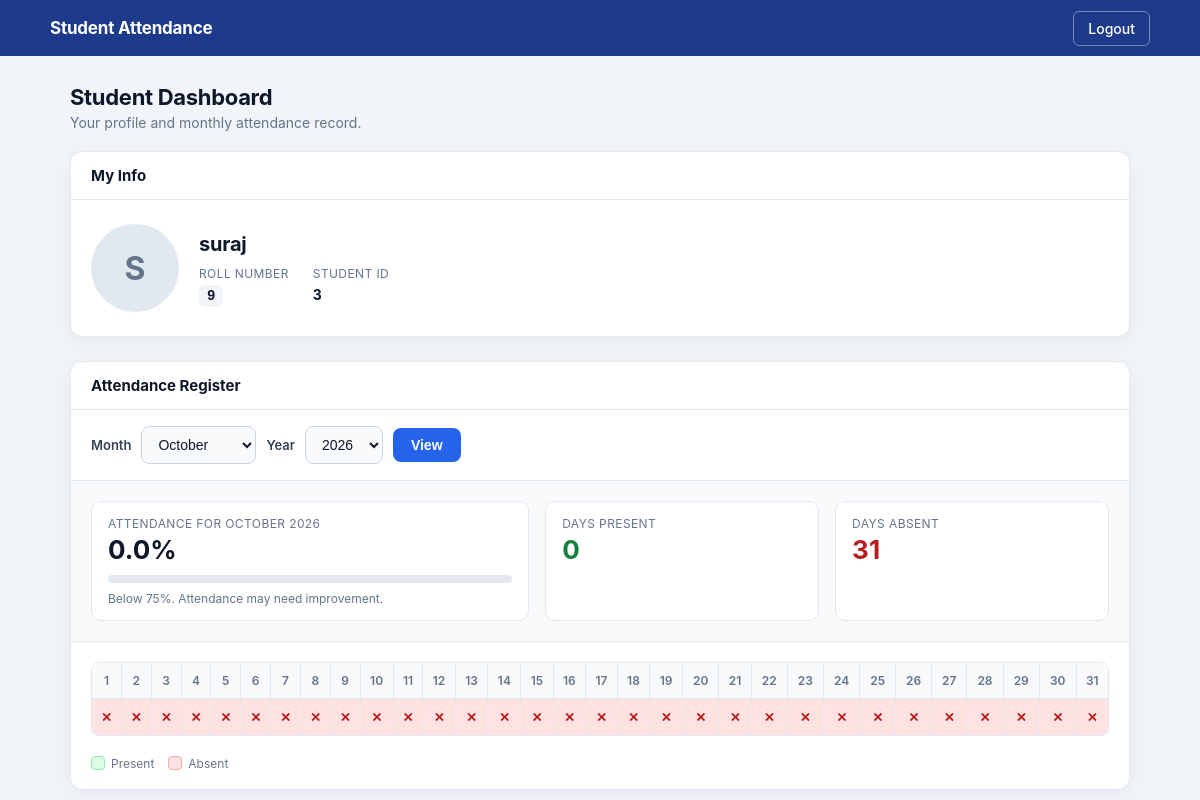
Page /student (signed in) on the committed database.
### tables this page shows
CREATE TABLE students (
                id INTEGER PRIMARY KEY AUTOINCREMENT,
                name TEXT NOT NULL,
                roll_number TEXT NOT NULL UNIQUE,
                photo_path TEXT
            );

### app.py (the view)
@app.route("/student")
@login_required("student")
def student():
    student_id = session.get("student_id")                 # get student_id from session
    try:
        conn = get_connection()                            # open DB connection
        cursor = conn.cursor()                             # create cursor
        cursor.execute("SELECT id, name, roll_number, photo_path FROM students WHERE id = ?", (student_id,))  # fetch student info
        info = cursor.fetchone()                           # fetch row
        conn.close()                                       # close connection
    except Exception as e:
        return render_template("login.html", error="Database error. Please log in again.")
    if not info:                                           # student not found
        return redirect(url_for("login"))
    photo_url = None
    if info[3] and os.path.isfile(info[3]):                # photo file exists
        photo_url = "/" + info[3].replace("\\", "/")       # convert to URL
        static_idx = photo_url.find("/static/")
        if static_idx != -1:
            photo_url = photo_url[static_idx:]             # keep only /static/... portion
    now = datetime.now()                                   # current date/time
    view_year = request.args.get("year", now.year, type=int)   # year from query string
    view_month = request.args.get("month", now.month, type=int)  # month from query string
    if view_month < 1 or view_month > 12:
        view_month = now.month
    if view_year < 2000 or view_year > 2100:
        view_year = now.year
    percentage = get_monthly_percentage(student_id, view_year, view_month)  # calculate attendance %
    month_str = f"{view_year}-{view_month:02d}-%"        # SQL LIKE pattern for the month
    records = []
    try:
        conn = get_connection()                            # open DB connection
        cursor = conn.cursor()                             # create cursor
        cursor.execute(
            "SELECT date, time, status FROM attendance WHERE student_id = ? AND date LIKE ? ORDER BY date",
            (student_id, month_str),                       # fetch attendance records for month
        )
        records = cursor.fetchall()                        # fetch all rows
        conn.close()                                       # close connection
    except Exception as e:
        pass
    days_in_month = calendar.monthrange(view_year, view_month)[1]  # days in selected month
    student_register = [0] * days_in_month                 # initialise attendance register (0 = absent)
    for rec in records:
        day = int(rec[0].split("-")[2])                    # extract day from date string
        if 1 <= day <= days_in_month and rec[2] == "present":
            student_register[day - 1] = 1                  # mark as present (1)
    return render_template(
        "student_dashboard.html",
        student={"id": info[0], "name": info[1], "roll_number": info[2], "photo_url": photo_url},
        percentage=percentage,
        records=records,
        view_year=view_year,
        view_month=view_month,
        now=now,
        register=student_register,
        days_in_month=days_in_month,
    )

### app.py (called while the page is built)
def login_required(role):
    def decorator(f):
        @wraps(f)
        def wrapper(*args, **kwargs):
            if "user_id" not in session:          # user is not logged in at all
                return redirect(url_for("login"))
            if session.get("role") != role:        # user lacks the required role
                return redirect(url_for("login"))
            return f(*args, **kwargs)              # authorised – call the original view
        return wrapper
    return decorator

### database.py (called while the page is built)
def get_connection():
    try:
        conn = sqlite3.connect(DB_PATH)     # open (or create) the SQLite database
        conn.execute("PRAGMA foreign_keys = ON")  # enable foreign key enforcement
        return conn
    except sqlite3.Error as e:
        print(f"Database connection error: {e}")
        raise

### templates/student_dashboard.html (shortened to what this page needs)
<!DOCTYPE html>
<html lang="en">
<head>
</head>
<body>
    {% set months = ["January","February","March","April","May","June","July","August","September","October","November","December"] %}
    {% set pct = percentage|float %}
    {% set days_present = register|select('equalto', 1)|list|length %}
    {% set days_absent = register|length - days_present %}
    <header class="topbar">
        <div class="topbar-inner">
            <span class="brand">Student Attendance</span>
            <a href="/logout" class="logout">Logout</a>
        </div>
    </header>
    <main class="container">
        <h2 class="page-title">Student Dashboard</h2>
        <p class="page-sub">Your profile and monthly attendance record.</p>
        <section class="panel">
            <div class="panel-head"><h3>My Info</h3></div>
            <div class="profile">
                {% if student.photo_url %}
                <img class="photo" src="{{ student.photo_url }}" alt="{{ student.name }}">
                {% else %}
                <div class="photo-empty" title="No photo">{{ student.name[:1] }}</div>
                {% endif %}
                <div>
                    <div class="profile-name">{{ student.name }}</div>
                    <div class="meta">
                        <div><span>Roll Number</span><strong class="mono">{{ student.roll_number }}</strong></div>
                        <div><span>Student ID</span><strong>{{ student.id }}</strong></div>
                    </div>
                </div>
            </div>
        </section>
        <section class="panel">
            <div class="panel-head"><h3>Attendance Register</h3></div>
            <div class="controls">
                <form method="GET" action="/student">
                    <label for="month">Month</label>
                    <select name="month" id="month">
                        {% for m in range(1, 13) %}
                        <option value="{{ m }}" {% if m == view_month %}selected{% endif %}>{{ months[m-1] }}</option>
                        {% endfor %}
                    </select>
                    <label for="year">Year</label>
                    <select name="year" id="year">
                        {% for y in range(now.year - 5, now.year + 2) %}
                        <option value="{{ y }}" {% if y == view_year %}selected{% endif %}>{{ y }}</option>
                        {% endfor %}
                    </select>
                    <button type="submit">View</button>
                </form>
            </div>
            <div class="summary">
                <div class="stat">
                    <span class="label">Attendance for {{ months[view_month - 1] }} {{ view_year }}</span>
                    <strong>{{ percentage }}%</strong>
                    <div class="bar {% if pct < 50 %}low{% elif pct < 75 %}mid{% endif %}">
                    </div>
                    {% if pct < 75 %}
                    <p class="pct-note">Below 75%. Attendance may need improvement.</p>
                    {% endif %}
                </div>
                <div class="stat ok">
                    <span class="label">Days Present</span>
                    <strong>{{ days_present }}</strong>
                </div>
                <div class="stat bad">
                    <span class="label">Days Absent</span>
                    <strong>{{ days_absent }}</strong>
                </div>
            </div>
            <div class="register-wrap">
                <table class="register">
                    <thead>
                        <tr>
                            {% for d in range(1, days_in_month + 1) %}
                            <th>{{ d }}</th>
                            {% endfor %}
                        </tr>
                    </thead>
                    <tbody>
                        <tr>
                            {% for val in register %}
                            <td class="{{ 'present' if val == 1 else 'absent' }}">{{ '✓' if val == 1 else '✕' }}</td>
                            {% endfor %}
                        </tr>
                    </tbody>
                </table>
            </div>
            <div class="legend">
                <span><i class="dot p"></i> Present</span>
                <span><i class="dot a"></i> Absent</span>
            </div>
        </section>
    </main>
</body>
</html>

### rows in the picture
students: name "S", name "suraj", roll_number "9", id "3"

### other values in the picture
{{ months[view_month - 1] }} "OCTOBER"
{{ view_year }} "2026"
{{ percentage }} "0.0"
{{ days_present }} "0"
{{ days_absent }} "31"
{{ d }} "1" "2" "3" "4" "5" "6" "7" "8" "9" "10" "11" "12" "13" "14" "15" "16" "17" "18" "19" "20" "21" "22" "23" "24" "25" "26" "27" "28" "29" "30" "31"
{{ '✓' if val == 1 else '✕' }} "✕" "✕" "✕" "✕" "✕" "✕" "✕" "✕" "✕" "✕" "✕" "✕" "✕" "✕" "✕" "✕" "✕" "✕" "✕" "✕" "✕" "✕" "✕" "✕" "✕" "✕" "✕" "✕" "✕" "✕" "✕"
form field month "October"
form field year "2026"
